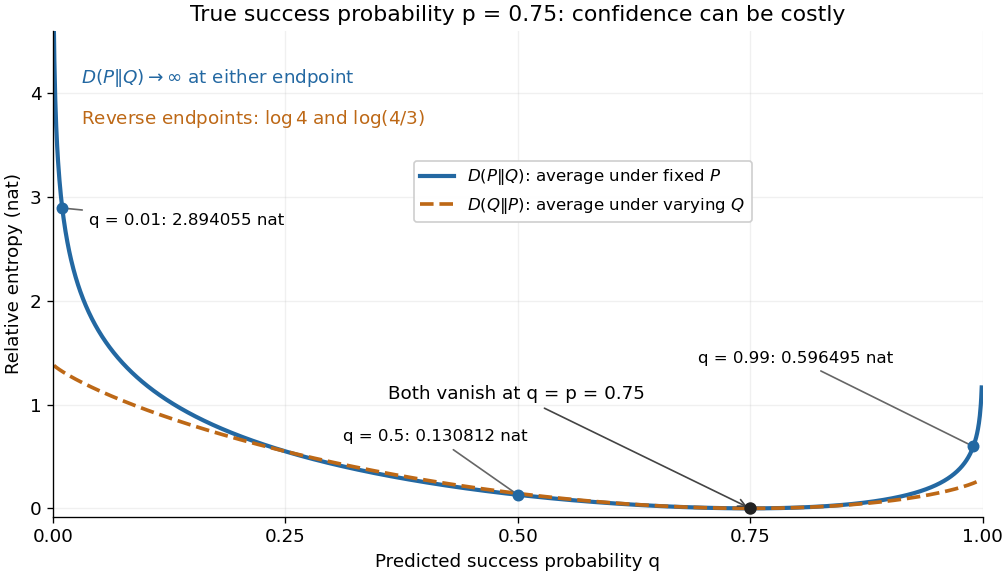

Source code (Python):
"""Plot directed Bernoulli penalties; tested with Python 3.14.4."""

from pathlib import Path

import matplotlib.pyplot as plt
import numpy as np


def bernoulli_kl(p, q):
    return p * np.log(p / q) + (1 - p) * np.log((1 - p) / (1 - q))


def main():
    p = 0.75
    q = np.sort(np.concatenate((np.linspace(0.001, 0.999, 2000), [p])))
    forward = bernoulli_kl(p, q)
    reverse = bernoulli_kl(q, p)
    plt.rcParams.update({"font.size": 11, "axes.spines.top": False,
                         "axes.spines.right": False})
    fig, ax = plt.subplots(figsize=(8.4, 4.8), layout="constrained",
                           facecolor="white")
    ax.plot(q, forward, color="#2368a2", lw=2.5,
            label=r"$D(P\Vert Q)$: average under fixed $P$")
    ax.plot(q, reverse, color="#bd6816", lw=2.2, ls="--",
            label=r"$D(Q\Vert P)$: average under varying $Q$")
    for predicted, offset in [(0.01, (16, -10)), (0.5, (-105, 32)),
                              (0.99, (-165, 50))]:
        value = float(bernoulli_kl(p, predicted))
        ax.scatter(predicted, value, color="#2368a2", s=38, zorder=4)
        ax.annotate(f"q = {predicted:g}: {value:.6f} nat",
                    (predicted, value), xytext=offset,
                    textcoords="offset points", fontsize=10,
                    arrowprops={"arrowstyle": "-", "color": "#666666"})
        print(f"q={predicted:g}: forward={value:.12f} nat, "
              f"reverse={float(bernoulli_kl(predicted, p)):.12f} nat")
    ax.scatter(p, 0, color="#222222", s=42, zorder=4)
    ax.annotate("Both vanish at q = p = 0.75", (p, 0), xytext=(0.36, 1.05),
                arrowprops={"arrowstyle": "->", "color": "#444444"})
    ax.text(0.03, 4.1, r"$D(P\Vert Q)\to\infty$ at either endpoint",
            color="#2368a2")
    ax.text(0.03, 3.7, r"Reverse endpoints: $\log 4$ and $\log(4/3)$",
            color="#bd6816")
    ax.set(xlim=(0, 1), ylim=(-0.08, 4.6),
           xticks=[0, 0.25, 0.5, 0.75, 1],
           xlabel="Predicted success probability q",
           ylabel="Relative entropy (nat)",
           title="True success probability p = 0.75: confidence can be costly")
    ax.grid(alpha=0.18)
    ax.legend(loc="upper center", bbox_to_anchor=(0.57, 0.75),
              framealpha=0.95, fontsize=10)
    fig.savefig(Path.cwd() / "kl-bernoulli-penalty.png", dpi=120,
                facecolor="white", transparent=False)
    plt.close(fig)


if __name__ == "__main__":
    main()
